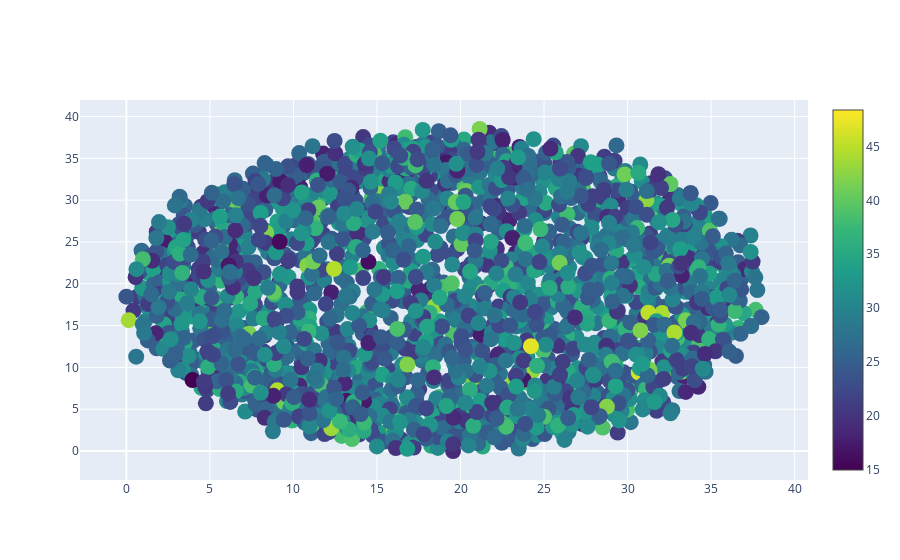

The code cell stored with this chart in its notebook:
### Code cell
analysis.dimenfix_scatter_plot()

### Figure 1 — Plotly figure (JSON) as saved in the notebook; plotly's stock layout.template omitted (floating-point values rounded to 4 significant figures; data arrays with more than 128 entries replaced by an {"elided": "..."} marker saying what was removed)
{"data": [{"marker": {"color": {"elided": "2000 float values"}, "colorscale": [[0, "#440154"], [0.1111, "#482878"], [0.2222, "#3e4989"], [0.3333, "#31688e"], [0.4444, "#26828e"], [0.5556, "#1f9e89"], [0.6667, "#35b779"], [0.7778, "#6ece58"], [0.8889, "#b5de2b"], [1, "#fde725"]], "showscale": true, "size": 16}, "mode": "markers", "type": "scatter", "x": {"elided": "2000 float values"}, "y": {"elided": "2000 float values"}}], "layout": {}}
